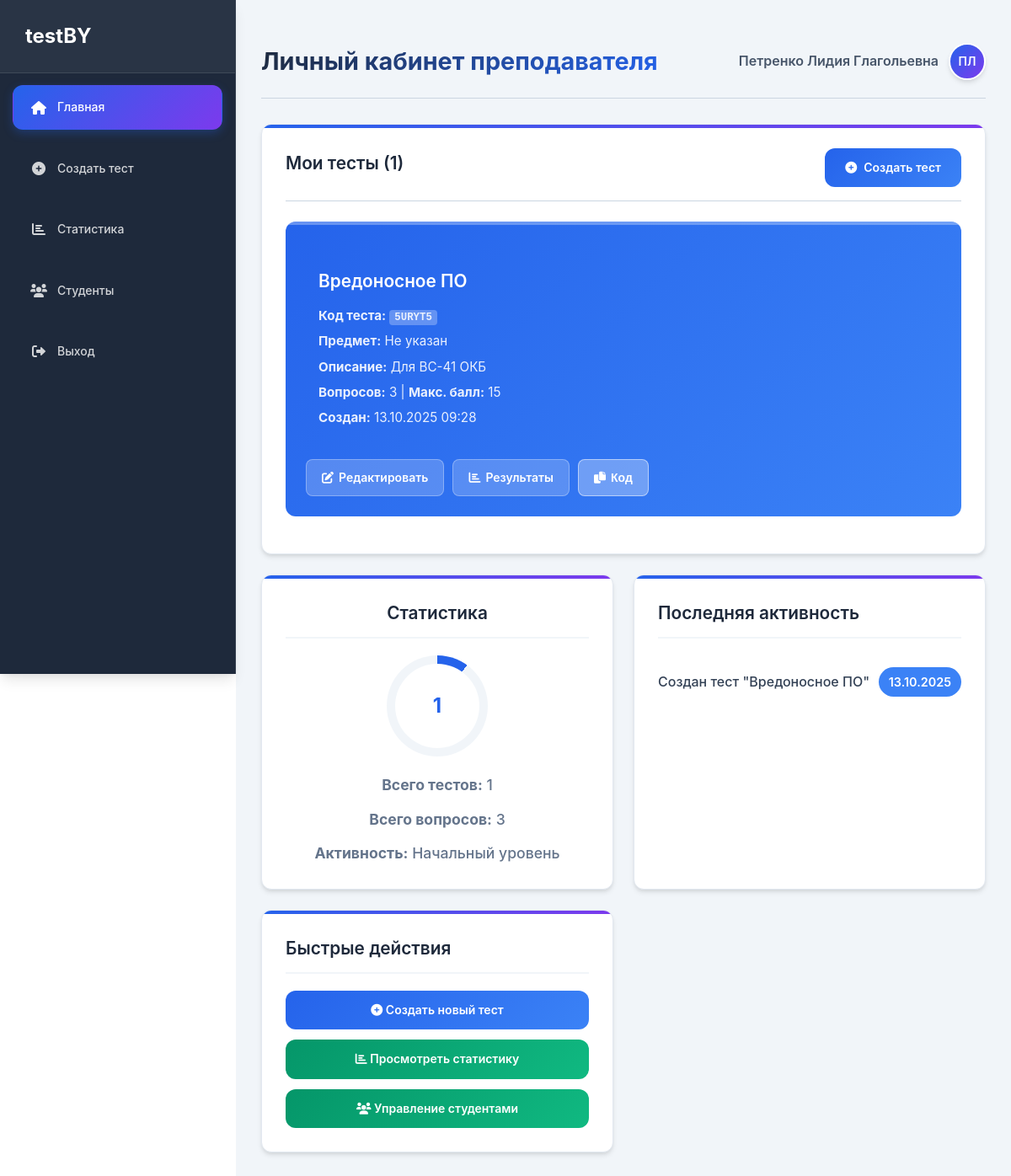
The page /testBY/teacher/dashboard.php (signed in) on the database its author committed.
### tables this page shows
CREATE TABLE `tests` (
  `id` int NOT NULL,
  `title` varchar(255) NOT NULL,
  `description` text,
  `teacher_id` int NOT NULL,
  `test_code` varchar(10) NOT NULL,
  `time_limit` int DEFAULT '0',
  `shuffle_questions` tinyint(1) DEFAULT '0',
  `shuffle_answers` tinyint(1) DEFAULT '0',
  `show_results` tinyint(1) DEFAULT '1',
  `security_settings` json DEFAULT NULL,
  `created_at` timestamp NULL DEFAULT CURRENT_TIMESTAMP,
  `updated_at` timestamp NULL DEFAULT CURRENT_TIMESTAMP ON UPDATE CURRENT_TIMESTAMP
);

### testBY/teacher/dashboard.php (the view, shortened to what this page needs)
<?php
require_once '../includes/config.php';
$stmt = $pdo->prepare("SELECT * FROM tests WHERE teacher_id = ? ORDER BY created_at DESC");
$stmt->execute([$_SESSION['user_id']]);
$tests = $stmt->fetchAll(PDO::FETCH_ASSOC);
$full_name = $_SESSION['full_name'] ?? 'Преподаватель';
$avatar = '';
if (!empty($full_name)) {
    $names = explode(' ', $full_name);
    $avatar = mb_substr($names[0] ?? '', 0, 1) . mb_substr($names[1] ?? '', 0, 1);
} else {
    $avatar = 'П';
}
$total_tests = count($tests);
$total_questions = 0;
foreach ($tests as $test) {
    $stmt = $pdo->prepare("SELECT COUNT(*) as question_count FROM questions WHERE test_id = ?");
    $stmt->execute([$test['id']]);
    $question_data = $stmt->fetch(PDO::FETCH_ASSOC);
    $total_questions += $question_data['question_count'] ?? 0;
}
$progress_percent = $total_tests > 0 ? min(($total_tests / 10) * 100, 100) : 0;
?>
<!DOCTYPE html>
<html lang="ru">
<head>
    <link rel="stylesheet" href="https://cdnjs.cloudflare.com/ajax/libs/font-awesome/6.0.0-beta3/css/all.min.css">
    <link rel="stylesheet" href="../assets/css/style.css">
</head>
<body>
    <div class="platform-container">
        <div class="sidebar">
            <div class="logo">testBY</div>
            <nav class="nav-menu">
                <a href="dashboard.php" class="active"><i class="fas fa-home"></i> Главная</a>
                <a href="create_test.php"><i class="fas fa-plus-circle"></i> Создать тест</a>
                <a href="test_stats.php"><i class="fas fa-chart-bar"></i> Статистика</a>
                <a href="students.php"><i class="fas fa-users"></i> Студенты</a>
                <a href="../logout.php"><i class="fas fa-sign-out-alt"></i> Выход</a>
            </nav>
        </div>
        <div class="main-content">
            <div class="header-top">
                <h1>Личный кабинет преподавателя</h1>
                <div class="user-info">
                    <span><?php echo htmlspecialchars($full_name); ?></span>
                    <div class="avatar"><?php echo $avatar; ?></div>
                </div>
            </div>
            <div class="dashboard-grid">
                <div class="card" style="grid-column: span 2;">
                    <div class="card-header">
                        <h3>Мои тесты (<?php echo $total_tests; ?>)</h3>
                        <a href="create_test.php" class="btn btn-primary">
                            <i class="fas fa-plus-circle"></i> Создать тест
                        </a>
                    </div>
                    <div class="tests-list">
                        <?php if (empty($tests)): ?>
                            <div class="no-tests">
                                <p>У вас пока нет созданных тестов.</p>
                                <a href="create_test.php" class="btn btn-primary">
                                    <i class="fas fa-plus-circle"></i> Создать первый тест
                                </a>
                            </div>
                        <?php else: ?>
                            <?php foreach ($tests as $test):
                                $stmt = $pdo->prepare("SELECT COUNT(*) as question_count FROM questions WHERE test_id = ?");
                                $stmt->execute([$test['id']]);
                                $question_data = $stmt->fetch(PDO::FETCH_ASSOC);
                                $question_count = $question_data['question_count'] ?? 0;
                                $subject_class = 'test-math';
                            ?>
                            <div class="test-card-item <?php echo $subject_class; ?>">
                                <div class="test-info">
                                    <h4><?php echo htmlspecialchars($test['title']); ?></h4>
                                    <p><strong>Код теста:</strong>
                                        <code style="background: rgba(255,255,255,0.3); padding: 2px 6px; border-radius: 4px; font-weight: bold;">
                                            <?php echo htmlspecialchars($test['test_code'] ?? 'НЕТ КОДА'); ?>
                                        </code>
                                    </p>
                                    <p><strong>Предмет:</strong> <?php echo htmlspecialchars($test['subject'] ?? 'Не указан'); ?></p>
                                    <p><strong>Описание:</strong> <?php echo htmlspecialchars($test['description']); ?></p>
                                    <p>
                                        <strong>Вопросов:</strong> <?php echo $question_count; ?> |
                                        <strong>Макс. балл:</strong> <?php echo $test['max_score'] ?? ($question_count * 5); ?>
                                    </p>
                                    <p><strong>Создан:</strong> <?php echo date('d.m.Y H:i', strtotime($test['created_at'])); ?></p>
                                </div>
                                <div class="test-actions">
                                    <a href="test_editor.php?id=<?php echo $test['id']; ?>" class="btn-start">
                                        <i class="fas fa-edit"></i> Редактировать
                                    </a>
                                    <a href="test_results.php?id=<?php echo $test['id']; ?>" class="btn-start">
                                        <i class="fas fa-chart-bar"></i> Результаты
                                    </a>
                                    <button class="btn-start btn-copy" onclick="copyTestCode('<?php echo $test['test_code'] ?? ''; ?>')" title="Копировать код теста">
                                        <i class="fas fa-copy"></i> Код
                                    </button>
                                </div>
                            </div>
                            <?php endforeach; ?>
                        <?php endif; ?>
                    </div>
                </div>
                <div class="card progress-card">
                    <h3>Статистика</h3>
                    <div class="progress-circle" style="--progress: <?php echo $progress_percent; ?>%">
                        <span><?php echo $total_tests; ?></span>
                    </div>
                    <p><strong>Всего тестов:</strong> <?php echo $total_tests; ?></p>
                    <p><strong>Всего вопросов:</strong> <?php echo $total_questions; ?></p>
                    <p><strong>Активность:</strong>
                        <?php
                        if ($total_tests > 5) {
                            echo 'Высокая';
                        } elseif ($total_tests > 2) {
                            echo 'Средняя';
                        } else {
                            echo 'Начальный уровень';
                        }
                        ?>
                    </p>
                </div>
                <div class="card">
                    <h3>Последняя активность</h3>
                    <div class="activity-list">
                        <?php if (empty($tests)): ?>
                            <p>Активность отсутствует</p>
                        <?php else: ?>
                            <?php
                            $recent_tests = array_slice($tests, 0, 4);
                            foreach ($recent_tests as $test):
                            ?>
                            <p>
                                Создан тест "<?php echo htmlspecialchars(mb_substr($test['title'], 0, 20) . (mb_strlen($test['title']) > 20 ? '...' : '')); ?>"
                                <span><?php echo date('d.m.Y', strtotime($test['created_at'])); ?></span>
                            </p>
                            <?php endforeach; ?>
                        <?php endif; ?>
                    </div>
                </div>
                <div class="card">
                    <h3>Быстрые действия</h3>
                    <div style="display: flex; flex-direction: column; gap: 12px; margin-top: 20px;">
                        <a href="create_test.php" class="btn btn-primary btn-block">
                            <i class="fas fa-plus-circle"></i> Создать новый тест
                        </a>
                        <?php if ($total_tests > 0): ?>
                        <a href="test_stats.php" class="btn btn-secondary btn-block">
                            <i class="fas fa-chart-bar"></i> Просмотреть статистику
                        </a>
                        <a href="students.php" class="btn btn-secondary btn-block">
                            <i class="fas fa-users"></i> Управление студентами
                        </a>
                        <?php endif; ?>
                    </div>
                </div>
            </div>
        </div>
    </div>
</body>
</html>

### testBY/teacher/dashboard.php (style rules this page uses)
.btn-copy { background: rgba(255, 255, 255, 0.3); border: 1px solid rgba(255, 255, 255, 0.5); }
.tests-list { display: flex; flex-direction: column; gap: 16px; }
.progress-circle { width: 120px; height: 120px; border-radius: 50%; margin: 20px auto; display: flex; justify-content: center; align-items: center; font-size: 1.5em; font-weight: bold; color: var(--primary); position: relative; background: conic-gradient(var(--primary) var(--progress, 0%), var(--light) 0%); }
.progress-circle::before { content: ''; position: absolute; width: 100px; height: 100px; background: var(--white); border-radius: 50%; }
.progress-circle span { position: relative; z-index: 1; }

### rows shown on the page
tests: title "Вредоносное ПО", test_code "5URYT5", subject "Не указан", description "Для ВС-41 ОКБ", question_count "3", max_score "15", created_at "13.10.2025 09:28", created_at "13.10.2025"

### other values the page prints
$full_name "Петренко Лидия Глагольевна"
$avatar "ПЛ"
$total_tests "1"
$total_questions "3"
